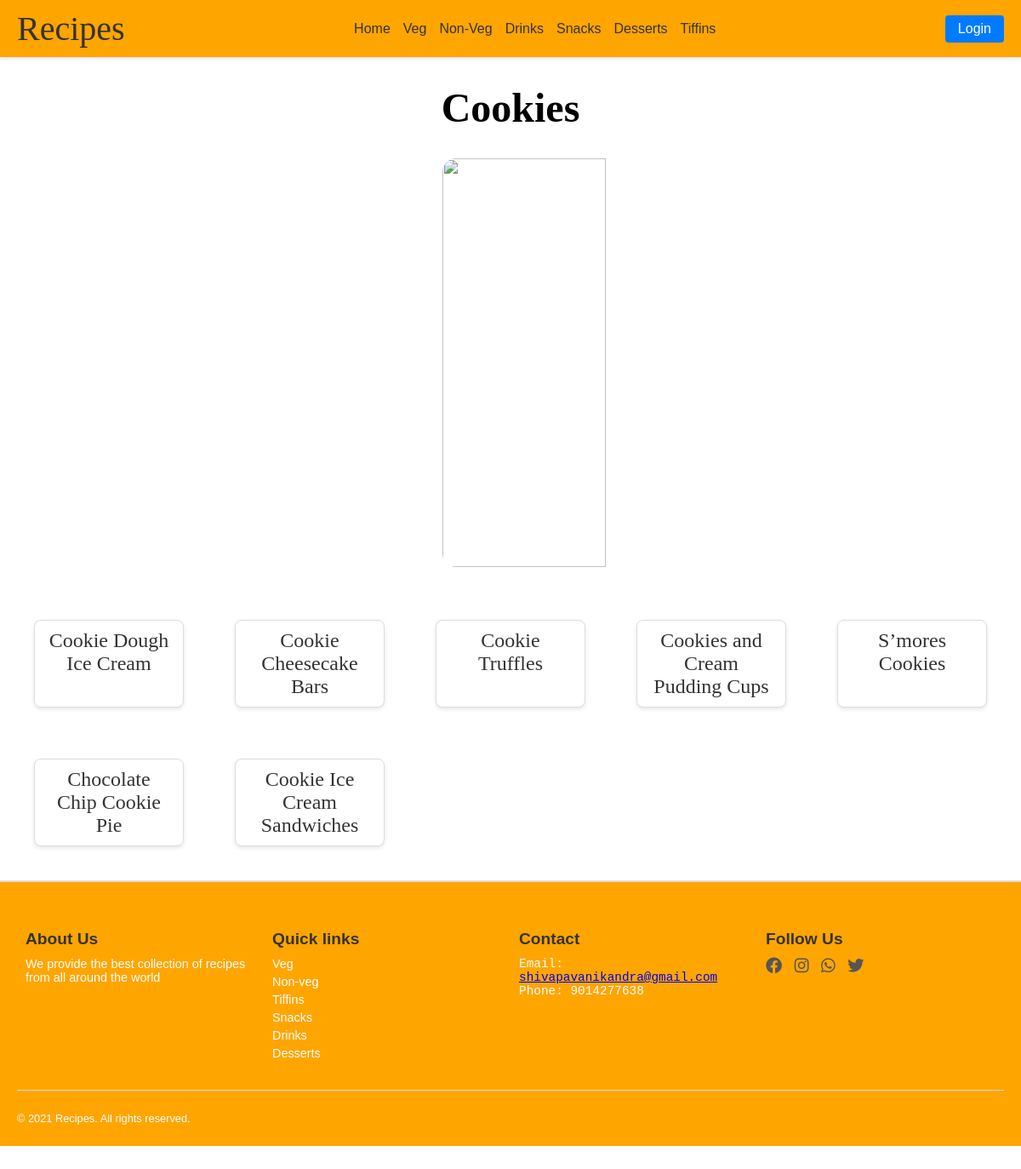
The page /dessert/Cookies/ on the database its author committed.
### desserts/models.py (models this page shows, shortened)
class cookies(models.Model):
    name=models.CharField(max_length=100)
    image=models.ImageField(upload_to='images/')
    ingredients=models.TextField()
    recipe=models.TextField()
    video=models.URLField(null=True,blank=True)

### desserts/views.py (the view)
# urls.py: path('Cookies/',views.Cookies,name='Cookies'),
def Cookies(request):
    cookie = cookies.objects.all()
    return render(request,'desserts/cookies.html',{'cookie':cookie})

### template/desserts/cookies.html (shortened to what this page needs)
<!DOCTYPE html>
<html lang="en">
<head>
    <link href="https://cdnjs.cloudflare.com/ajax/libs/font-awesome/6.0.0-beta3/css/all.min.css" rel="stylesheet">
<body>
    <nav>
        <div class="logo">Recipes</div>
        <div class="nav-links">
            <a href="{% url 'ourrecipe1:home' %}">Home</a>
            <div class="has-dropdown">
                <a href="{% url 'ourrecipe1:veg' %}">Veg</a>
            </div>
            <div class="has-dropdown">
                <a href="{% url 'ourrecipe1:nonveg' %}">Non-Veg</a>
            </div>
            <div class="has-dropdown">
                <a href="{% url 'ourrecipe1:drinks' %}">Drinks</a>
            </div>
            <div class="has-dropdown">
                <a href="{% url 'ourrecipe1:snacks' %}">Snacks</a>
            </div>
            <div class="has-dropdown">
                <a href="{% url 'ourrecipe1:dessert' %}">Desserts</a>
            </div>
            <div class="has-dropdown">
                <a href="{% url 'ourrecipe1:tiffins' %}">Tiffins</a>
            </div>
        </div>
        <div class="search-login">
            <button class="login-btn">Login</button>
        </div>
    </nav>
    <h1 id="head">Cookies</h1>
    <div><img src="../../static/images/cookies.jpg" alt="" id="img1"></div><br>
    <div class="fastfood-container">{% for i in cookie %}
    <a href="{% url 'desserts:showcookies' i.id %}" class="fastfood-item">{{i.name}}</a>
    {% endfor %}</div>
    <footer>
        <div class="footer-section">
        <h4>About Us</h4>
        <p>We provide the best collection of recipes from all
            around the world</p>
        </div>
        <div class="footer-section">
        <ul>
            <h4>Quick links</h4>
            <a href="{% url 'ourrecipe1:veg' %}" class="quick"><li>Veg</li></a>
            <a href="{% url 'ourrecipe1:nonveg' %}" class="quick"><li>Non-veg</li></a>
            <a href="{% url 'ourrecipe1:tiffins' %}" class="quick"><li>Tiffins</li></a>
            <a href="{% url 'ourrecipe1:snacks' %}" class="quick"><li>Snacks</li></a>
            <a href="{% url 'ourrecipe1:drinks' %}" class="quick"><li>Drinks</li></a>
            <a href="{% url 'ourrecipe1:dessert' %}" class="quick"><li>Desserts</li></a>
        </ul>
        </div>
        <div class="footer-section">
        <h4>Contact</h4>
        <pre>Email:
<a href="#">shivapavanikandra@gmail.com</a>
Phone: 9014277638
        </pre>
        </div>
        <div class="footer-section">
        <h4>Follow Us</h4>
        <a href="#"><i class="fa-brands fa-facebook"></i></a>
        <a href="#"><i class="fa-brands fa-instagram"></i></a>
        <a href="#"><i class="fa-brands fa-whatsapp"></i></a>
        <a href="#"><i class="fa-brands fa-twitter"></i></a>
        </div>
        <hr>
        <p id="f2">&copy; 2021 Recipes. All rights reserved.</p>
    </footer>
</body>
</html>

### template/desserts/cookies.html (style rules this page uses)
body { margin: 0; font-family: Arial, sans-serif; background-image: url(../../static/images/cookies.jpg); background-repeat: no-repeat; background-size: cover; background-position: center; }
body::before { content: ""; position: absolute; top: 0vh; left: 0; right: 0; bottom: -80vh; background-image: inherit; background-size: inherit; background-repeat: inherit; filter: blur(6px); z-index: -1; }
#img1 { position: relative; z-index: 1; }
nav { display: flex; justify-content: space-between; align-items: center; background-color: orange; padding: 10px 20px; box-shadow: 0 2px 4px rgba(0, 0, 0, 0.1); }
.logo { font-size: 2.5rem; font-family: cursive; color: #333; }
.nav-links { display: flex; gap: 15px; }
.nav-links a { text-decoration: none; font-size: 1rem; color: #333; transition: color 0.3s; }
.has-dropdown { position: relative; }
.search-login { display: flex; gap: 10px; align-items: center; }
.login-btn { background-color: #007BFF; color: white; border: none; padding: 7px 15px; border-radius: 4px; font-size: 1rem; cursor: pointer; transition: background-color 0.3s; }
footer { display: flex; flex-wrap: wrap; justify-content: space-between; background-color: orange; padding: 20px; border-top: 2px solid #ddd; }
footer h4 { margin-bottom: 10px; font-size: 1.2rem; color: #333; }
footer p, pre { font-size: 0.9rem; color: white; margin: 5px 0; }
ul { list-style-type: none; padding: 0; margin: 0; }
ul a { text-decoration: none; color: white; font-size: 0.9rem; margin: 5px 0; display: block; }
footer a i { font-size: 1.2rem; color: #555; margin-right: 10px; transition: color 0.3s ease; }
footer hr { width: 100%; border: none; border-top: 1px solid #ddd; margin: 20px 0; }
#f2 { text-align: center; font-size: 0.8rem; color: white; }
.footer-section { flex: 1; min-width: 200px; margin: 10px; }
#img1 { width: 40%; height: 60vh; margin-left: 65vh; border-radius: 2vh; }
#head { font-size: 3rem; font-family: cursive; text-align: center; }
.fastfood-container { display: grid; grid-template-columns: repeat(auto-fit, minmax(150px, 1fr)); gap: 60px; padding: 40px; max-width: 1200px; margin: 0 auto; }
.fastfood-item { display: block; text-align: center; text-decoration: none; font-family: cursive; font-size: 1.5em; color: #333; background-color: #fff; padding: 10px 15px; border: 1px solid #ddd; border-radius: 8px; box-shadow: 0 2px 5px rgba(0, 0, 0, 0.1); transition: transform 0.2s, box-shadow 0.2s; }

### rows shown on the page
cookies: name "Cookie Dough Ice Cream"
cookies: name "Cookie Cheesecake Bars"
cookies: name "Cookie Truffles"
cookies: name "Cookies and Cream Pudding Cups"
cookies: name "S’mores Cookies"
cookies: name "Chocolate Chip Cookie Pie"
cookies: name "Cookie Ice Cream Sandwiches"
